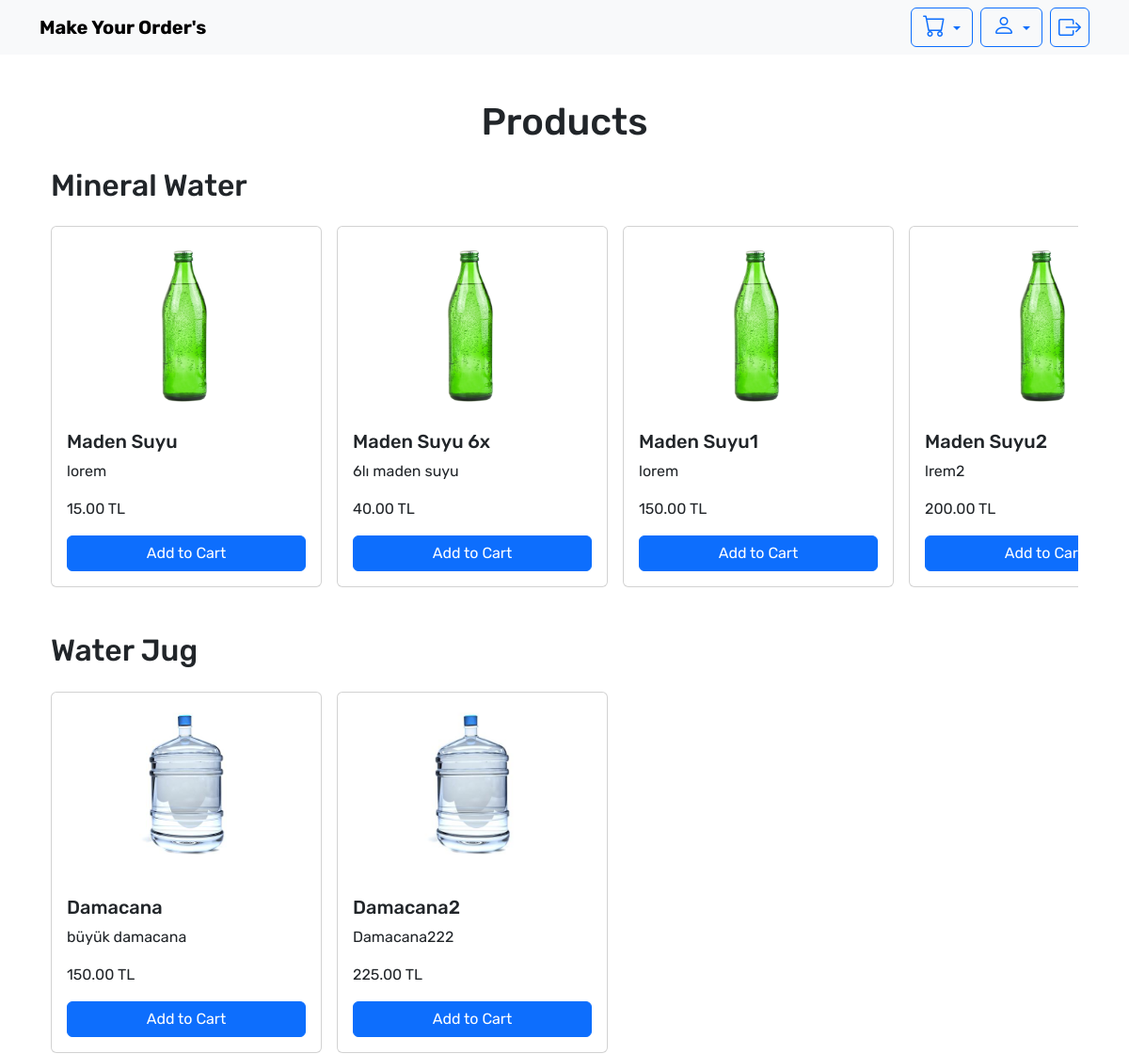
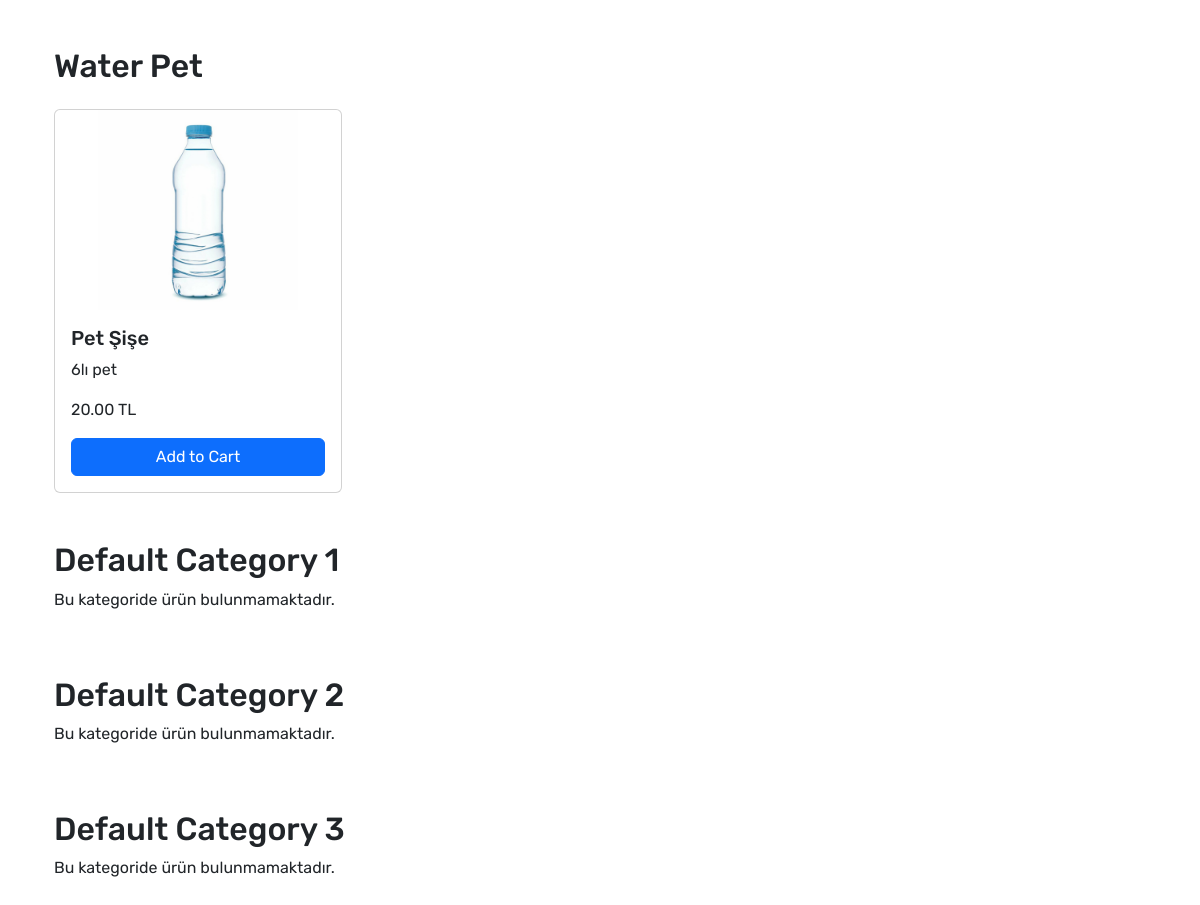
The page /user_dashboard/ (signed in) on the database its author committed (2 pictures, top to bottom).
### waterproject/models.py (models this page shows, shortened)
class Category(models.Model):
    CATEGORY_CHOICES = [
        ('mineralwater', 'Mineral Water'),
        ('waterjug', 'Water Jug'),
        ('waterpet', 'Water Pet'),
    ]
    name = models.CharField(max_length=100, choices=CATEGORY_CHOICES)
    description = models.TextField(null=True, blank=True)  # Boş geçilebilir

class Product(models.Model):
    category = models.ForeignKey(Category, on_delete=models.CASCADE, related_name='products')
    name = models.CharField(max_length=100)
    description = models.TextField()
    price = models.DecimalField(max_digits=8, decimal_places=2)
    stock = models.IntegerField(default=0)
    image = models.ImageField(upload_to='products/', null=True, blank=True)

### waterproject/views.py (the view)
# urls.py: path('user_dashboard/', views.user_dashboard, name='user_dashboard'),
@login_required
def user_dashboard(request):
    user = request.user
    orders = Order.objects.filter(user=user).order_by('-created_at')
    categories = Category.objects.all()
    context = {
        'orders': orders,
        'categories': categories,
    }
    return render(request, 'dashboard/user_dashboard.html', context)

### waterproject/templates/dashboard/user_dashboard.html (shortened to what this page needs)
{% extends "dashboardbase.html" %}
{% load static %}
{% block content %}
<body>
    <header>
     <nav class="navbar navbar-expand-lg navbar-light bg-light">
         <div class="container">
             <a class="navbar-brand" onclick="showTab('order')" href="#">Make Your Order's</a>
             <div class="d-flex ml-auto align-items-center">
                 <div class="dropdown">
                     <a href="#" class="btn btn-outline-primary dropdown-toggle me-2" id="dropdownMenuButton" data-bs-toggle="dropdown" aria-expanded="false">
                         <i class="bi bi-cart"></i>
                     </a>
                 </div>
                 <div class="dropdown">
                     <a href="#" class="btn btn-outline-primary dropdown-toggle me-2" id="profileDropdown" data-bs-toggle="dropdown" aria-expanded="false">
                         <i class="bi bi-person"></i>
                     </a>
                 </div>
                 {% if user.is_authenticated %}
                 <form action="{% url 'logout' %}" method="post" class="mb-0 d-inline" id="logoutForm">
                    <button type="submit" class="btn btn-outline-primary p-2" onclick="clearLocalStorage()">
                        <i class="bi bi-box-arrow-right"></i>
                    </button>
                </form>
                 {% endif %}
             </div>
         </div>
     </nav>
   </header>
   <div class="container mt-4">
     <div id="order" class="tab-content">
         <div class="container mt-5">
             <h1 class="text-center mb-4">Products</h1>
             {% for category in categories %}
             <h2>{{ category.get_name_display }}</h2>
             <div class="position-relative mb-5">
                 <div class="overflow-auto">
                     <div class="d-flex flex-nowrap mt-" id="carousel-{{ category.name }}">
                         {% for product in category.products.all %}
                         <div class="card me-3 product-card mt-3" data-id="{{ product.id }}" data-name="{{ product.name }}" data-price="{{ product.price }}" style="flex: 0 0 auto; width: 18rem;">
                             {% if product.image %}
                                 <img src="{{ product.image.url }}" class="card-img-top img-fluid" alt="{{ product.name }}" style="max-height: 200px; object-fit: contain;">
                             {% endif %}
                             <div class="card-body d-flex flex-column">
                                 <h5 class="card-title">{{ product.name }}</h5>
                                 <p class="card-text flex-grow-1">{{ product.description }}</p>
                                 <p class="card-text">{{ product.price }} TL</p>
                                 <button class="btn btn-primary mt-auto add-to-cart">Add to Cart</button>
                             </div>
                         </div>
                         {% empty %}
                         <p>Bu kategoride ürün bulunmamaktadır.</p>
                         {% endfor %}
                     </div>
                 </div>
             </div>
         {% endfor %}
        </div>
    </div>
  </div>
</body>
{% endblock %}

### templates/dashboardbase.html (shortened to what this page needs)
{% load static %}
<html lang="en">
   {% load static %}
<head>
   <link href="{% static 'bootstrap.min.css' %}" rel="stylesheet" id="bootstrap-css">
   <link rel="stylesheet" href="https://cdnjs.cloudflare.com/ajax/libs/bootstrap-icons/1.10.3/font/bootstrap-icons.min.css">
   <link rel="stylesheet" href={% static 'css/userpage.css' %}>
   <link rel="stylesheet" href="https://stackpath.bootstrapcdn.com/font-awesome/4.7.0/css/font-awesome.min.css" />
   <link href="https://cdn.jsdelivr.net/npm/bootstrap@5.3.3/dist/css/bootstrap.min.css" rel="stylesheet">
</head>
<body>
    {% block content%}{% endblock %}
</body>

### static/css/userpage.css (style rules this page uses)
* { font-family: "Rubik"; }
body { margin: 0; }
header { margin-bottom: 20px; }
.navbar-brand { font-weight: bold; }
.btn i { font-size: 24px; }

### rows shown on the page
Category: name "Mineral Water"
Product: image (picture), name "Maden Suyu", description "lorem", price "15.00"
Product: image (picture), name "Maden Suyu 6x", description "6lı maden suyu", price "40.00"
Product: image (picture), name "Maden Suyu1", description "lorem", price "150.00"
Product: image (picture), name "Maden Suyu2", description "lrem2", price "200.00"
Category: name "Water Jug"
Product: image (picture), name "Damacana", description "büyük damacana", price "150.00"
Product: image (picture), name "Damacana2", description "Damacana222", price "225.00"
Category: name "Water Pet"
Product: image (picture), name "Pet Şişe", description "6lı pet", price "20.00"
Category: name "Default Category 1"
Category: name "Default Category 2"
Category: name "Default Category 3"
